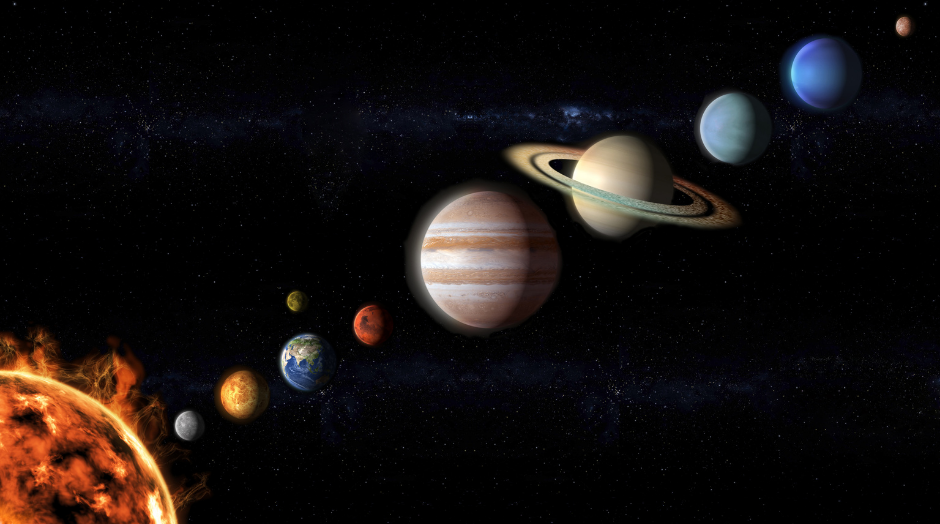
#> input picture solar-system.png, 940 x 524 px
$ python solar_planets.py
#> lines starting #> are read from the running program, lines starting #| are printed output that depends on the picture
import cv2
image = cv2.imread("solar-system.png")
#> image is the input picture: shape (524, 940, 3); mean B, G, R 14.4, 15.8, 21.1
#cv2.imshow("output",image)
#cv2.waitKey(0)

comet_image = cv2.imread("comet.png")
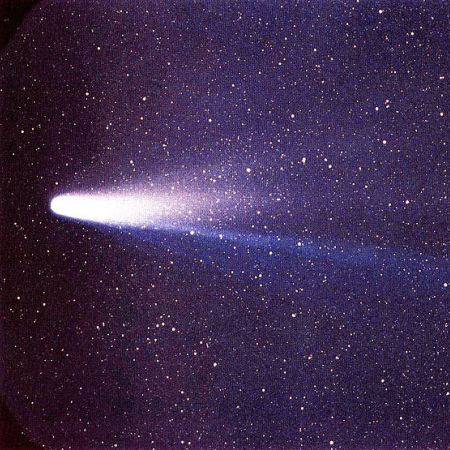
#> input picture comet.png, 450 x 450 px
#> comet_image is the input picture: shape (450, 450, 3); mean B, G, R 77.4, 44, 62.5
comet = comet_image[175:235,40:218]
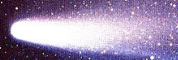
#> comet: shape (60, 178, 3); mean B, G, R 171.8, 139.1, 156.7
#comet_image[100:160,60:238] = comet
image[100:160,60:238] = comet


font1 = cv2.FONT_HERSHEY_SIMPLEX
font2 = cv2.FONT_HERSHEY_DUPLEX
font3 = cv2.FONT_HERSHEY_COMPLEX
font4 = cv2.FONT_HERSHEY_TRIPLEX
font5 = cv2.FONT_HERSHEY_COMPLEX_SMALL
font6 = cv2.FONT_HERSHEY_SCRIPT_SIMPLEX
cv2.putText(image,"Comet",(80,200),font1,1,(199,17,163),2)
cv2.putText(image,"Sun",(50,480),font2,1,(255,255,255),3)
cv2.putText(image,"Mercury",(200,460),font3,0.8,(173,145,248),2)
cv2.putText(image,"Venus",(270,430),font4,1,(125,184,253),2)
cv2.putText(image,"Earth",(340,385),font5,1,(49,196,206),1)
cv2.putText(image,"Moon",(305,305),font6,0.5,(255,255,255),1)
#> image: shape (524, 940, 3); mean B, G, R 19.1, 19.8, 25.9
cv2.putText(image,"Mars",(390,335),font6,0.5,(49,206,140),1)
#> image: shape (524, 940, 3); mean B, G, R 19.1, 19.8, 25.9
cv2.putText(image,"Jupiter",(530,305),font1,1,(237,181,177),2)
cv2.putText(image,"Saturn",(680,245),font2,1,(206,59,49),2)
cv2.putText(image,"Uranus",(750,175),font3,1,(236,147,194),2)
cv2.putText(image,"Neptune",(825,125),font4,0.5,(201,180,255),2)
cv2.putText(image,"Pluto",(870,65),font5,0.8,(255,255,255),2)
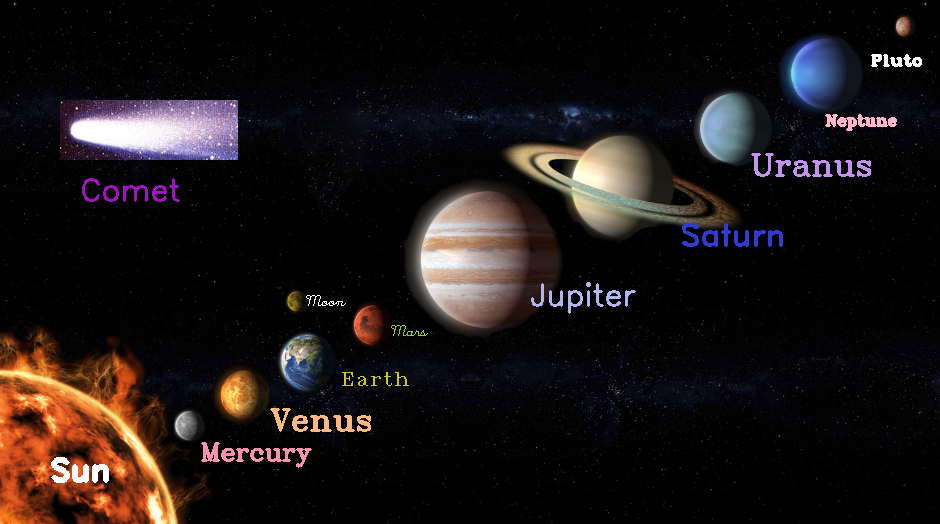
#> image: shape (524, 940, 3); mean B, G, R 20.8, 20.9, 27.1


cv2.imshow("output",image)
cv2.waitKey(0)

cv2.imwrite("Solar_systemwithlabel.jpg",image)
